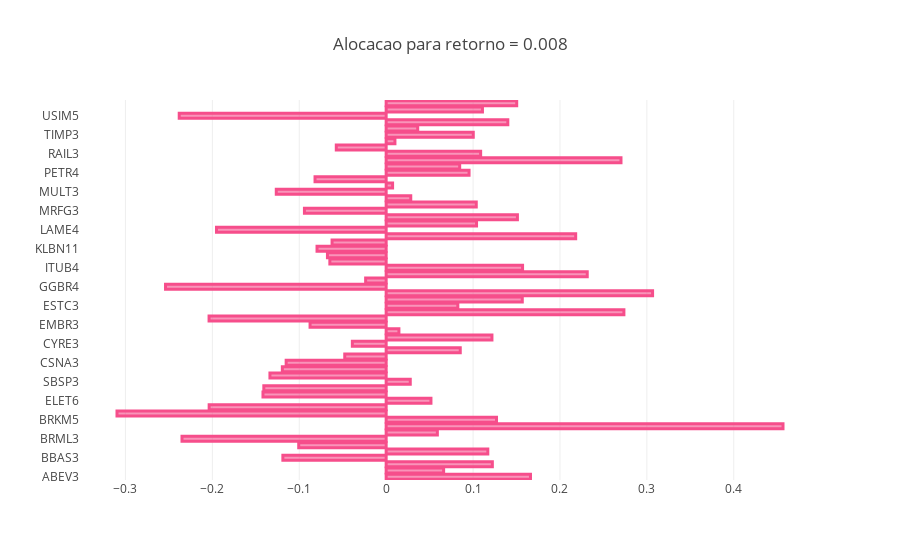

Write notebook code for a chart like this one.
### Markdown cell above
#### Exemplo de alocacao: retorno minimo = 0.008

### Code cell
trace1 = go.Bar(
    y=returnsIS.columns,
    x=w_opt,
    name='Alocacao',
    orientation = 'h',
    marker = dict(
        color = 'rgba(246, 78, 139, 0.6)',
        line = dict(
            color = 'rgba(246, 78, 139, 1.0)',
            width = 3)
    )
)

data = [trace1]
layout = go.Layout(
    barmode='stack',
    title='Alocacao para retorno = 0.008'
)

fig = go.Figure(data=data, layout=layout)
py.iplot(fig, filename='marker-h-bar')

### Figure 1 — Plotly figure (JSON) as saved in the notebook; plotly's stock layout.template omitted (floating-point values rounded to 4 significant figures)
{"data": [{"marker": {"color": "rgba(246, 78, 139, 0.6)", "line": {"color": "rgba(246, 78, 139, 1.0)", "width": 3}}, "name": "Alocacao", "orientation": "h", "type": "bar", "x": [0.1661, 0.06614, 0.1222, -0.1189, 0.117, -0.1006, -0.2349, 0.05891, 0.4566, 0.127, -0.3097, -0.2037, 0.05153, -0.1417, -0.1408, 0.02773, -0.1337, -0.1195, -0.1151, -0.04765, 0.08525, -0.0389, 0.1217, 0.01467, -0.08757, -0.2038, 0.2736, 0.08246, 0.1566, 0.3066, -0.2539, -0.02363, 0.2314, 0.157, -0.0648, -0.06756, -0.07955, -0.06224, 0.2181, -0.1952, 0.104, 0.151, -0.09405, 0.1037, 0.0283, -0.1264, 0.007397, -0.08186, 0.09537, 0.0846, 0.2702, 0.1087, -0.05739, 0.01009, 0.1002, 0.03628, 0.14, -0.2381, 0.1108, 0.1502], "y": ["ABEV3", "BVMF3", "BBDC3", "BBAS3", "SANB11", "BBSE3", "BRML3", "BBDC4", "BRAP4", "BRKM5", "BRFS3", "CCRO3", "ELET6", "CIEL3", "PCAR4", "SBSP3", "CMIG4", "CPLE6", "CSNA3", "CSAN3", "CPFE3", "CYRE3", "ECOR3", "ENBR3", "EMBR3", "EGIE3", "EQTL3", "ESTC3", "FIBR3", "FLRY3", "GGBR4", "HYPE3", "IGTA3", "ITUB4", "ITSA4", "JBSS3", "KLBN11", "KROT3", "RENT3", "LAME4", "LREN3", "MGLU3", "MRFG3", "GOAU4", "MRVE3", "MULT3", "NATU3", "PETR3", "PETR4", "QUAL3", "RADL3", "RAIL3", "SMLS3", "VIVT4", "TIMP3", "TAEE11", "UGPA3", "USIM5", "VALE3", "VVAR11"]}], "layout": {"barmode": "stack", "title": "Alocacao para retorno = 0.008"}}
